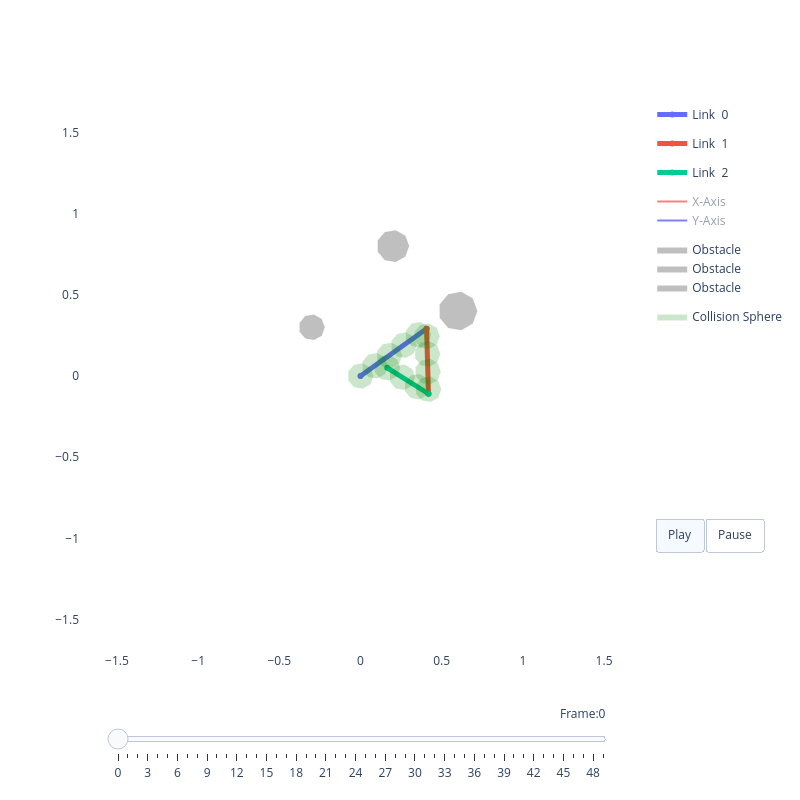

Here is the notebook cell this chart was saved with:
### Code cell
# ---- Cell 8: Visualize Trajectory with Interpolation ----
# Generate a smooth trajectory through cubic spline interpolation
n_waypoints = 4
waypoints = np.random.uniform(low=-np.pi, high=np.pi, size=(n_waypoints, robot.n_dof))
t_waypoints = np.linspace(0, 1, n_waypoints)

# Create cubic spline and sample finely
cs = interp.CubicSpline(t_waypoints, waypoints, axis=0)
t_trajectory = np.linspace(0, 1, 50)  # 50 frames for animation
q_trajectory = cs(t_trajectory)

print(f"Trajectory with {len(q_trajectory)} configurations created")

# Visualize the trajectory
viz_traj = RobotViewer(q_trajectory, robot, obstacles=obstacles)
viz_traj.plot()

### Figure 1 — Plotly figure (JSON) as saved in the notebook; plotly's stock layout.template omitted (floating-point values rounded to 4 significant figures)
{"data": [{"line": {"width": 5}, "mode": "lines+markers", "name": "Link  0", "type": "scatter", "x": [0, 0.407], "y": [0, 0.2905]}, {"line": {"width": 5}, "mode": "lines+markers", "name": "Link  1", "type": "scatter", "x": [0.407, 0.4187], "y": [0.2905, -0.1094]}, {"line": {"width": 5}, "mode": "lines+markers", "name": "Link  2", "type": "scatter", "x": [0.4187, 0.1648], "y": [-0.1094, 0.05032]}, {"legendgroup": "frame", "line": {"color": "red"}, "mode": "lines", "name": "X-Axis", "showlegend": true, "type": "scatter", "visible": "legendonly", "x": [0, 0.08139], "y": [0, 0.05809]}, {"legendgroup": "frame", "line": {"color": "blue"}, "mode": "lines", "name": "Y-Axis", "showlegend": true, "type": "scatter", "visible": "legendonly", "x": [0, -0.05809], "y": [0, 0.08139]}, {"legendgroup": "frame", "line": {"color": "red"}, "mode": "lines", "name": "X-Axis", "showlegend": false, "type": "scatter", "visible": "legendonly", "x": [0.407, 0.4099], "y": [0.2905, 0.1905]}, {"legendgroup": "frame", "line": {"color": "blue"}, "mode": "lines", "name": "Y-Axis", "showlegend": false, "type": "scatter", "visible": "legendonly", "x": [0.407, 0.5069], "y": [0.2905, 0.2934]}, {"legendgroup": "frame", "line": {"color": "red"}, "mode": "lines", "name": "X-Axis", "showlegend": false, "type": "scatter", "visible": "legendonly", "x": [0.4187, 0.3341], "y": [-0.1094, -0.05613]}, {"legendgroup": "frame", "line": {"color": "blue"}, "mode": "lines", "name": "Y-Axis", "showlegend": false, "type": "scatter", "visible": "legendonly", "x": [0.4187, 0.3655], "y": [-0.1094, -0.194]}, {"legendgroup": "frame", "line": {"color": "red"}, "mode": "lines", "name": "X-Axis", "showlegend": false, "type": "scatter", "visible": "legendonly", "x": [0.1648, 0.08009], "y": [0.05032, 0.1035]}, {"legendgroup": "frame", "line": {"color": "blue"}, "mode": "lines", "name": "Y-Axis", "showlegend": false, "type": "scatter", "visible": "legendonly", "x": [0.1648, 0.1115], "y": [0.05032, -0.03434]}, {"fill": "toself", "fillcolor": "gray", "legendgroup": "obstacle", "line": {"width": 0}, "mode": "lines", "name": "Obstacle", "opacity": 0.5, "type": "scatter", "x": [0.72, 0.6919, 0.6208, 0.54, 0.4872, 0.4872, 0.54, 0.6208, 0.6919, 0.72], "y": [0.4, 0.4771, 0.5182, 0.5039, 0.441, 0.359, 0.2961, 0.2818, 0.3229, 0.4]}, {"fill": "toself", "fillcolor": "gray", "legendgroup": "obstacle", "line": {"width": 0}, "mode": "lines", "name": "Obstacle", "opacity": 0.5, "type": "scatter", "x": [0.3, 0.2766, 0.2174, 0.15, 0.106, 0.106, 0.15, 0.2174, 0.2766, 0.3], "y": [0.8, 0.8643, 0.8985, 0.8866, 0.8342, 0.7658, 0.7134, 0.7015, 0.7357, 0.8]}, {"fill": "toself", "fillcolor": "gray", "legendgroup": "obstacle", "line": {"width": 0}, "mode": "lines", "name": "Obstacle", "opacity": 0.5, "type": "scatter", "x": [-0.22, -0.2387, -0.2861, -0.34, -0.3752, -0.3752, -0.34, -0.2861, -0.2387, -0.22], "y": [0.3, 0.3514, 0.3788, 0.3693, 0.3274, 0.2726, 0.2307, 0.2212, 0.2486, 0.3]}, {"fill": "toself", "fillcolor": "green", "legendgroup": "sphere", "line": {"width": 0}, "mode": "lines", "name": "Collision Sphere", "opacity": 0.2, "showlegend": true, "type": "scatter", "x": [0.08, 0.06128, 0.01389, -0.04, -0.07518, -0.07518, -0.04, 0.01389, 0.06128, 0.08], "y": [0.0, 0.05142, 0.07878, 0.06928, 0.02736, -0.02736, -0.06928, -0.07878, -0.05142, -1.959e-17]}, {"fill": "toself", "fillcolor": "green", "legendgroup": "sphere", "line": {"width": 0}, "mode": "lines", "name": "Collision Sphere", "opacity": 0.2, "showlegend": false, "type": "scatter", "x": [0.1688, 0.1501, 0.1027, 0.04879, 0.01362, 0.01362, 0.04879, 0.1027, 0.1501, 0.1688], "y": [0.06338, 0.1148, 0.1422, 0.1327, 0.09074, 0.03601, -0.005906, -0.01541, 0.01195, 0.06338]}, {"fill": "toself", "fillcolor": "green", "legendgroup": "sphere", "line": {"width": 0}, "mode": "lines", "name": "Collision Sphere", "opacity": 0.2, "showlegend": false, "type": "scatter", "x": [0.2576, 0.2389, 0.1915, 0.1376, 0.1024, 0.1024, 0.1376, 0.1915, 0.2389, 0.2576], "y": [0.1268, 0.1782, 0.2055, 0.196, 0.1541, 0.09939, 0.05747, 0.04797, 0.07533, 0.1268]}, {"fill": "toself", "fillcolor": "green", "legendgroup": "sphere", "line": {"width": 0}, "mode": "lines", "name": "Collision Sphere", "opacity": 0.2, "showlegend": false, "type": "scatter", "x": [0.3464, 0.3277, 0.2803, 0.2264, 0.1912, 0.1912, 0.2264, 0.2803, 0.3277, 0.3464], "y": [0.1901, 0.2416, 0.2689, 0.2594, 0.2175, 0.1628, 0.1208, 0.1113, 0.1387, 0.1901]}, {"fill": "toself", "fillcolor": "green", "legendgroup": "sphere", "line": {"width": 0}, "mode": "lines", "name": "Collision Sphere", "opacity": 0.2, "showlegend": false, "type": "scatter", "x": [0.4352, 0.4165, 0.3691, 0.3152, 0.28, 0.28, 0.3152, 0.3691, 0.4165, 0.4352], "y": [0.2535, 0.3049, 0.3323, 0.3228, 0.2809, 0.2261, 0.1842, 0.1747, 0.2021, 0.2535]}, {"fill": "toself", "fillcolor": "green", "legendgroup": "sphere", "line": {"width": 0}, "mode": "lines", "name": "Collision Sphere", "opacity": 0.2, "showlegend": false, "type": "scatter", "x": [0.4883, 0.4696, 0.4222, 0.3683, 0.3331, 0.3331, 0.3683, 0.4222, 0.4696, 0.4883], "y": [0.245, 0.2965, 0.3238, 0.3143, 0.2724, 0.2177, 0.1758, 0.1663, 0.1936, 0.245]}, {"fill": "toself", "fillcolor": "green", "legendgroup": "sphere", "line": {"width": 0}, "mode": "lines", "name": "Collision Sphere", "opacity": 0.2, "showlegend": false, "type": "scatter", "x": [0.4915, 0.4728, 0.4254, 0.3715, 0.3363, 0.3363, 0.3715, 0.4254, 0.4728, 0.4915], "y": [0.136, 0.1874, 0.2148, 0.2053, 0.1634, 0.1086, 0.06671, 0.05721, 0.08457, 0.136]}, {"fill": "toself", "fillcolor": "green", "legendgroup": "sphere", "line": {"width": 0}, "mode": "lines", "name": "Collision Sphere", "opacity": 0.2, "showlegend": false, "type": "scatter", "x": [0.4947, 0.476, 0.4286, 0.3747, 0.3395, 0.3395, 0.3747, 0.4286, 0.476, 0.4947], "y": [0.02695, 0.07837, 0.1057, 0.09623, 0.05431, -0.0004115, -0.04233, -0.05183, -0.02447, 0.02695]}, {"fill": "toself", "fillcolor": "green", "legendgroup": "sphere", "line": {"width": 0}, "mode": "lines", "name": "Collision Sphere", "opacity": 0.2, "showlegend": false, "type": "scatter", "x": [0.4979, 0.4792, 0.4318, 0.3779, 0.3427, 0.3427, 0.3779, 0.4318, 0.4792, 0.4979], "y": [-0.08209, -0.03067, -0.003309, -0.01281, -0.05473, -0.1095, -0.1514, -0.1609, -0.1335, -0.08209]}, {"fill": "toself", "fillcolor": "green", "legendgroup": "sphere", "line": {"width": 0}, "mode": "lines", "name": "Collision Sphere", "opacity": 0.2, "showlegend": false, "type": "scatter", "x": [0.4295, 0.4107, 0.3634, 0.3095, 0.2743, 0.2743, 0.3095, 0.3634, 0.4107, 0.4295], "y": [-0.06581, -0.01438, 0.01298, 0.003476, -0.03844, -0.09317, -0.1351, -0.1446, -0.1172, -0.06581]}, {"fill": "toself", "fillcolor": "green", "legendgroup": "sphere", "line": {"width": 0}, "mode": "lines", "name": "Collision Sphere", "opacity": 0.2, "showlegend": false, "type": "scatter", "x": [0.3371, 0.3184, 0.271, 0.2171, 0.1819, 0.1819, 0.2171, 0.271, 0.3184, 0.3371], "y": [-0.007742, 0.04368, 0.07104, 0.06154, 0.01962, -0.0351, -0.07702, -0.08653, -0.05916, -0.007742]}, {"fill": "toself", "fillcolor": "green", "legendgroup": "sphere", "line": {"width": 0}, "mode": "lines", "name": "Collision Sphere", "opacity": 0.2, "showlegend": false, "type": "scatter", "x": [0.2448, 0.226, 0.1786, 0.1248, 0.08957, 0.08957, 0.1248, 0.1786, 0.226, 0.2448], "y": [0.05032, 0.1017, 0.1291, 0.1196, 0.07768, 0.02296, -0.01896, -0.02846, -0.0011, 0.05032]}], "layout": {"height": 800, "paper_bgcolor": "white", "plot_bgcolor": "white", "showlegend": true, "sliders": [{"currentvalue": {"prefix": "Frame:", "visible": true, "xanchor": "right"}, "len": 0.9, "pad": {"b": 10, "t": 50}, "steps": [{"args": [["0"], {"frame": {"duration": 100, "redraw": true}, "mode": "immediate", "transition": {"duration": 0}}], "label": "0", "method": "animate"}, {"args": [["1"], {"frame": {"duration": 100, "redraw": true}, "mode": "immediate", "transition": {"duration": 0}}], "label": "1", "method": "animate"}, {"args": [["2"], {"frame": {"duration": 100, "redraw": true}, "mode": "immediate", "transition": {"duration": 0}}], "label": "2", "method": "animate"}, {"args": [["3"], {"frame": {"duration": 100, "redraw": true}, "mode": "immediate", "transition": {"duration": 0}}], "label": "3", "method": "animate"}, {"args": [["4"], {"frame": {"duration": 100, "redraw": true}, "mode": "immediate", "transition": {"duration": 0}}], "label": "4", "method": "animate"}, {"args": [["5"], {"frame": {"duration": 100, "redraw": true}, "mode": "immediate", "transition": {"duration": 0}}], "label": "5", "method": "animate"}, {"args": [["6"], {"frame": {"duration": 100, "redraw": true}, "mode": "immediate", "transition": {"duration": 0}}], "label": "6", "method": "animate"}, {"args": [["7"], {"frame": {"duration": 100, "redraw": true}, "mode": "immediate", "transition": {"duration": 0}}], "label": "7", "method": "animate"}, {"args": [["8"], {"frame": {"duration": 100, "redraw": true}, "mode": "immediate", "transition": {"duration": 0}}], "label": "8", "method": "animate"}, {"args": [["9"], {"frame": {"duration": 100, "redraw": true}, "mode": "immediate", "transition": {"duration": 0}}], "label": "9", "method": "animate"}, {"args": [["10"], {"frame": {"duration": 100, "redraw": true}, "mode": "immediate", "transition": {"duration": 0}}], "label": "10", "method": "animate"}, {"args": [["11"], {"frame": {"duration": 100, "redraw": true}, "mode": "immediate", "transition": {"duration": 0}}], "label": "11", "method": "animate"}, {"args": [["12"], {"frame": {"duration": 100, "redraw": true}, "mode": "immediate", "transition": {"duration": 0}}], "label": "12", "method": "animate"}, {"args": [["13"], {"frame": {"duration": 100, "redraw": true}, "mode": "immediate", "transition": {"duration": 0}}], "label": "13", "method": "animate"}, {"args": [["14"], {"frame": {"duration": 100, "redraw": true}, "mode": "immediate", "transition": {"duration": 0}}], "label": "14", "method": "animate"}, {"args": [["15"], {"frame": {"duration": 100, "redraw": true}, "mode": "immediate", "transition": {"duration": 0}}], "label": "15", "method": "animate"}, {"args": [["16"], {"frame": {"duration": 100, "redraw": true}, "mode": "immediate", "transition": {"duration": 0}}], "label": "16", "method": "animate"}, {"args": [["17"], {"frame": {"duration": 100, "redraw": true}, "mode": "immediate", "transition": {"duration": 0}}], "label": "17", "method": "animate"}, {"args": [["18"], {"frame": {"duration": 100, "redraw": true}, "mode": "immediate", "transition": {"duration": 0}}], "label": "18", "method": "animate"}, {"args": [["19"], {"frame": {"duration": 100, "redraw": true}, "mode": "immediate", "transition": {"duration": 0}}], "label": "19", "method": "animate"}, {"args": [["20"], {"frame": {"duration": 100, "redraw": true}, "mode": "immediate", "transition": {"duration": 0}}], "label": "20", "method": "animate"}, {"args": [["21"], {"frame": {"duration": 100, "redraw": true}, "mode": "immediate", "transition": {"duration": 0}}], "label": "21", "method": "animate"}, {"args": [["22"], {"frame": {"duration": 100, "redraw": true}, "mode": "immediate", "transition": {"duration": 0}}], "label": "22", "method": "animate"}, {"args": [["23"], {"frame": {"duration": 100, "redraw": true}, "mode": "immediate", "transition": {"duration": 0}}], "label": "23", "method": "animate"}, {"args": [["24"], {"frame": {"duration": 100, "redraw": true}, "mode": "immediate", "transition": {"duration": 0}}], "label": "24", "method": "animate"}, {"args": [["25"], {"frame": {"duration": 100, "redraw": true}, "mode": "immediate", "transition": {"duration": 0}}], "label": "25", "method": "animate"}, {"args": [["26"], {"frame": {"duration": 100, "redraw": true}, "mode": "immediate", "transition": {"duration": 0}}], "label": "26", "method": "animate"}, {"args": [["27"], {"frame": {"duration": 100, "redraw": true}, "mode": "immediate", "transition": {"duration": 0}}], "label": "27", "method": "animate"}, {"args": [["28"], {"frame": {"duration": 100, "redraw": true}, "mode": "immediate", "transition": {"duration": 0}}], "label": "28", "method": "animate"}, {"args": [["29"], {"frame": {"duration": 100, "redraw": true}, "mode": "immediate", "transition": {"duration": 0}}], "label": "29", "method": "animate"}, {"args": [["30"], {"frame": {"duration": 100, "redraw": true}, "mode": "immediate", "transition": {"duration": 0}}], "label": "30", "method": "animate"}, {"args": [["31"], {"frame": {"duration": 100, "redraw": true}, "mode": "immediate", "transition": {"duration": 0}}], "label": "31", "method": "animate"}, {"args": [["32"], {"frame": {"duration": 100, "redraw": true}, "mode": "immediate", "transition": {"duration": 0}}], "label": "32", "method": "animate"}, {"args": [["33"], {"frame": {"duration": 100, "redraw": true}, "mode": "immediate", "transition": {"duration": 0}}], "label": "33", "method": "animate"}, {"args": [["34"], {"frame": {"duration": 100, "redraw": true}, "mode": "immediate", "transition": {"duration": 0}}], "label": "34", "method": "animate"}, {"args": [["35"], {"frame": {"duration": 100, "redraw": true}, "mode": "immediate", "transition": {"duration": 0}}], "label": "35", "method": "animate"}, {"args": [["36"], {"frame": {"duration": 100, "redraw": true}, "mode": "immediate", "transition": {"duration": 0}}], "label": "36", "method": "animate"}, {"args": [["37"], {"frame": {"duration": 100, "redraw": true}, "mode": "immediate", "transition": {"duration": 0}}], "label": "37", "method": "animate"}, {"args": [["38"], {"frame": {"duration": 100, "redraw": true}, "mode": "immediate", "transition": {"duration": 0}}], "label": "38", "method": "animate"}, {"args": [["39"], {"frame": {"duration": 100, "redraw": true}, "mode": "immediate", "transition": {"duration": 0}}], "label": "39", "method": "animate"}, {"args": [["40"], {"frame": {"duration": 100, "redraw": true}, "mode": "immediate", "transition": {"duration": 0}}], "label": "40", "method": "animate"}, {"args": [["41"], {"frame": {"duration": 100, "redraw": true}, "mode": "immediate", "transition": {"duration": 0}}], "label": "41", "method": "animate"}, {"args": [["42"], {"frame": {"duration": 100, "redraw": true}, "mode": "immediate", "transition": {"duration": 0}}], "label": "42", "method": "animate"}, {"args": [["43"], {"frame": {"duration": 100, "redraw": true}, "mode": "immediate", "transition": {"duration": 0}}], "label": "43", "method": "animate"}, {"args": [["44"], {"frame": {"duration": 100, "redraw": true}, "mode": "immediate", "transition": {"duration": 0}}], "label": "44", "method": "animate"}, {"args": [["45"], {"frame": {"duration": 100, "redraw": true}, "mode": "immediate", "transition": {"duration": 0}}], "label": "45", "method": "animate"}, {"args": [["46"], {"frame": {"duration": 100, "redraw": true}, "mode": "immediate", "transition": {"duration": 0}}], "label": "46", "method": "animate"}, {"args": [["47"], {"frame": {"duration": 100, "redraw": true}, "mode": "immediate", "transition": {"duration": 0}}], "label": "47", "method": "animate"}, {"args": [["48"], {"frame": {"duration": 100, "redraw": true}, "mode": "immediate", "transition": {"duration": 0}}], "label": "48", "method": "animate"}, {"args": [["49"], {"frame": {"duration": 100, "redraw": true}, "mode": "immediate", "transition": {"duration": 0}}], "label": "49", "method": "animate"}], "transition": {"duration": 0}, "x": 0.5, "xanchor": "center", "y": 0, "yanchor": "top"}], "updatemenus": [{"buttons": [{"args": [null, {"frame": {"duration": 100, "redraw": false}, "fromcurrent": true}], "label": "Play", "method": "animate"}, {"args": [[null], {"frame": {"duration": 0, "redraw": true}, "mode": "immediate", "transition": {"duration": 0}}], "label": "Pause", "method": "animate"}], "direction": "left", "pad": {"r": 10, "t": 87}, "showactive": true, "type": "buttons", "x": 1.025, "xanchor": "left", "y": 0.4, "yanchor": "top"}], "width": 800, "xaxis": {"range": [-1.7, 1.7], "scaleanchor": "y", "scaleratio": 1, "showgrid": false, "zeroline": false}, "yaxis": {"range": [-1.7, 1.7], "scaleanchor": "x", "scaleratio": 1, "showgrid": false, "zeroline": false}}}
